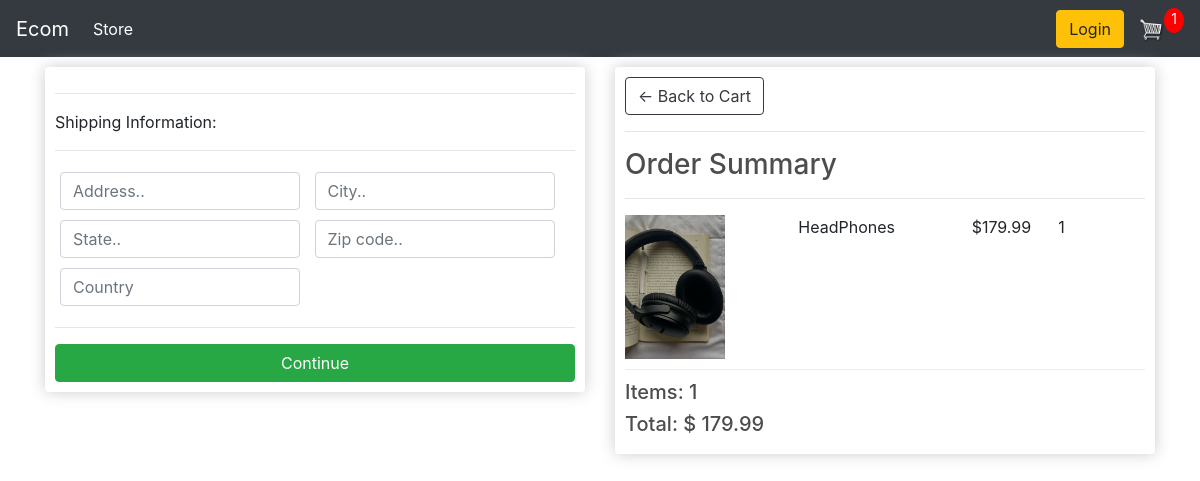
The app's page /checkout/ (signed in) with its own data.
### store/models.py (models this page shows, shortened)
class OrderItem(models.Model):
    product = models.ForeignKey(Product, on_delete=models.SET_NULL, null=True)
    order = models.ForeignKey(Order, on_delete=models.SET_NULL, null=True)
    quantity = models.IntegerField(default=0, null=True, blank=True)
    date_added = models.DateTimeField(auto_now_add=True)
    @property
    def get_total(self):
        return self.product.price*self.quantity

class Product(models.Model):
    name = models.CharField(max_length=200,null=True)
    price = models.DecimalField(max_digits=7, decimal_places=2)
    digital = models.BooleanField(default=False,null=True, blank=True)
    image = models.ImageField(null=True, blank=True)
    @property
    def imageURL(self):
        try:
            url = self.image.url
        except:
            url = ''
        return url

class Order(models.Model):
    customer = models.ForeignKey(Customer, on_delete=models.SET_NULL, null=True, blank=True)
    date_ordered = models.DateTimeField(auto_now_add=True)
    complete = models.BooleanField(default=False)
    transaction_id = models.CharField(max_length=100, null=True)
    @property
    def get_cart_total(self):
        orderitems = self.orderitem_set.all()
        total = sum([item.get_total for item in orderitems])
        return total
    @property
    def get_cart_items(self):
        orderitems = self.orderitem_set.all()
        total = sum([item.quantity for item in orderitems])
        return total
    @property
    def shipping(self):
        shipping = False
        orderitems = self.orderitem_set.all()
        for i in orderitems:
            if i.product.digital == False:
                shipping = True
        return shipping

### store/views.py (the view)
# urls.py: path('checkout/',views.checkout,name='checkout'),
def checkout(request):
    data = cartData(request)
    cartItems = data['cartItems']
    order = data['order']
    items = data['items']
    context ={'items':items, 'order':order,'cartItems':cartItems,'shipping':False }
    return render(request, 'store/checkout.html', context)

### store/utils.py (called while the page is built)
def cartData(request):
     if request.user.is_authenticated:
        customer = request.user.customer
        order, created = Order.objects.get_or_create(customer=customer, complete=False)
        items = order.orderitem_set.all()
        cartItems = order.get_cart_items
     else :
        cookieData = cookieCart(request)
        cartItems = cookieData['cartItems']
        order = cookieData['order']
        items = cookieData['items']
     return {'cartItems':cartItems, 'order':order, 'items':items}

### store/templates/store/checkout.html (shortened to what this page needs)
{% extends 'store/main.html' %}
{% load static %}
{% block content %}
<div class="row">
<div class="col-lg-6">
<div class="box-element" id="form-wrapper" >
    <form action="" id="form">
        <div class="shipping-info" id="shipping-info">
            <hr>
						<p>Shipping Information:</p>
						<hr>
						<div class="form-field">
							<input class="form-control" type="text" name="address" placeholder="Address..">
						</div>
						<div class="form-field">
							<input class="form-control" type="text" name="city" placeholder="City..">
						</div>
						<div class="form-field">
							<input class="form-control" type="text" name="state" placeholder="State..">
						</div>
						<div class="form-field">
							<input class="form-control" type="text" name="zipcode" placeholder="Zip code..">
						</div>
						<div class="form-field">
							<input class="form-control" type="text" name="country" placeholder="Country">
						</div>
        </div>
        <hr>
        <input id="form-button" class="btn btn-success btn-block" type="submit" value="Continue">
    </form>
</div>
<br>
</div>
<div class="col-lg-6">
    <div class="box-element" >
        <a  class="btn btn-outline-dark" href="{% url 'cart' %}">&#x2190; Back to Cart</a>
<hr>
<h3>Order Summary</h3>
<hr>
           {% for item in items %}
<div class="cart-row">
    <div style="flex:2"><img class="row-image" src="{{item.product.imageURL}}"></div>
    <div style="flex:2"><p>{{item.product.name}}</p></div>
    <div style="flex:1"><p>${{item.product.price}}</p></div>
    <div style="flex:1"><p>{{item.quantity}}</p></div>
</div>{% endfor %}
<h5>Items:   {{order.get_cart_items}}</h5>
<h5>Total:  $ {{order.get_cart_total}}</h5>
</div>
</div>
</div>
</div>
{% endblock content %}

### static/css/main.css (style rules this page uses)
body { background-color: hsl(0, 0%, 98%); }
h1,h2,h3,h4,h5,h6 { color:hsl(0, 0%, 30%); }
.box-element { box-shadow:hsl(0, 0%, 80%) 0 0 16px; background-color: #fff; border-radius: 4px; padding: 10px; }
.col-lg-4, .col-lg-6, .col-lg-8, .col-lg-12 { margin-top: 10px; }
.btn { border-radius: 0; }
.row-image { width: 100px; }
.form-field { width:250px; display: inline-block; padding: 5px; }
.cart-row { display: flex; align-items: flex-stretch; padding-bottom: 10px; margin-bottom: 10px; border-bottom: 1px solid #ececec; }

### records on screen
OrderItem: product.imageURL (picture), product.name "HeadPhones", product.price "179.99", quantity "1"
Order: get_cart_items "1", get_cart_total "179.99"

### other values on screen
{{ cartItems }} "1"
